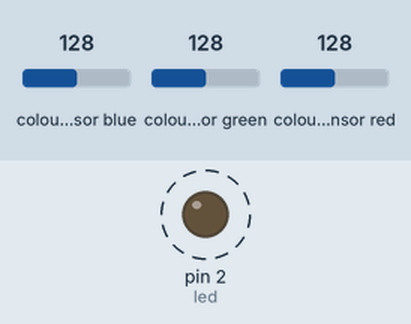
A sketch run on a simulated Arduino Uno, built with avr-gcc and run on an emulated ATmega328P. On the bench: output pins drawn as LEDs (lit = HIGH). Wiring (inferred from the names in the program): TCS34725 colour sensor at I2C address 0x29. Dashed ring = blinking. Inputs (shaded band) come from the test bench; at power-on: colour sensor blue 128, colour sensor green 128, colour sensor red 128. What the sketch prints to the serial monitor is not drawn.

Above: at 0.6 s.
Timing chart, 0 to 3.0 s (numbered marks = the images above):
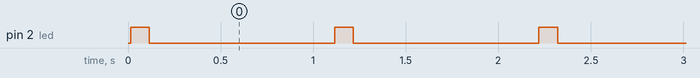

The sketch:

TCS34725.ino
```cpp
// TCS34725.ino, V Ziemann, 221006
#include <Wire.h>    // include support for the I2C functionality
const int TCS34725=0x29;                      // I2C address
int led = 2;                                  // LED on breakout board
void I2Cwrite(int addr, int reg, int val) {   // I2C write
  Wire.beginTransmission(addr);               // address
  Wire.write(0xFF & (0x80 | reg));            // register with command bit set
  Wire.write(val);                            // write value
  Wire.endTransmission(true);
}
void setup() {
  Wire.begin();                               // initialize the I2C functionality
  Serial.begin(9600); while (!Serial) {;}
  pinMode(led,OUTPUT);                        // control the LED on breakout board
  digitalWrite(led,LOW);                      // initially it is off
  delay(10);                                  // wait
  I2Cwrite(TCS34725,0x00,0x01);               // first PON
  delay(3);                                   // see note 2 on page 20
  I2Cwrite(TCS34725,0x00,0x03);               // then AEN
}
void loop() {
    int b1,b2,clear,red,green,blue;
    digitalWrite(led, HIGH); delay(100);
    Wire.beginTransmission(TCS34725);
    Wire.write(0xFF & (0x80 | 0x14));            // start register address
    Wire.endTransmission(false);
    Wire.requestFrom(TCS34725,8);                // request eight bytes in a row
    b1=Wire.read(); b2=Wire.read(); clear=b2*256+b1;
    b1=Wire.read(); b2=Wire.read(); red=b2*256+b1;
    b1=Wire.read(); b2=Wire.read(); green=b2*256+b1;
    b1=Wire.read(); b2=Wire.read(); blue=b2*256+b1;
    Serial.print(clear); Serial.print("\t");
    Serial.print(red); Serial.print("\t ");
    Serial.print(green); Serial.print("\t "); Serial.println(blue);
    digitalWrite(led, LOW);
    delay(1000);
}
```

Measured:
- by itself, pin 2 (led): alternates HIGH for 0.10 s and LOW for 1.0 s
